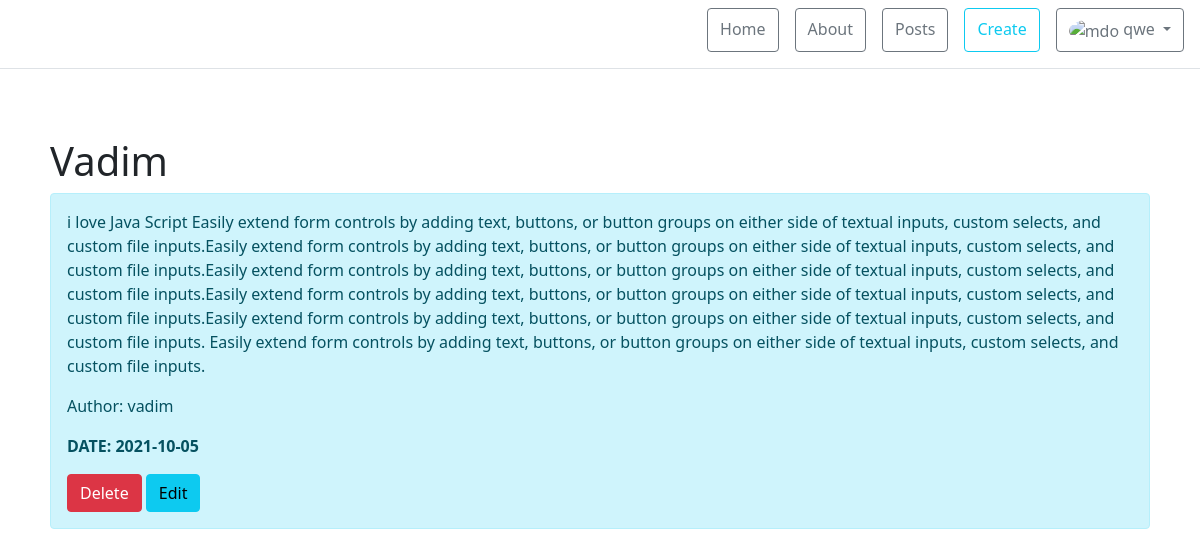
Page /posts/4 (signed in) on the committed database.
### app.py (models this page shows)
class User(db.Model, UserMixin):
    __tablename__ = "user"
    id = db.Column(db.Integer, primary_key=True)
    username = db.Column(db.String(20), nullable=False)
    password = db.Column(db.String(50), nullable=False)

class Article(db.Model):
    __tablename__ = "article"
    id = db.Column(db.Integer, primary_key=True)
    title = db.Column(db.String(300), nullable=False)
    intro = db.Column(db.String(300), nullable=False)
    text = db.Column(db.Text, nullable=False)
    date = db.Column(db.DateTime, default=datetime.utcnow)
    author = db.Column(db.String(20), nullable=False)

### app.py (the view)
@app.route('/posts/<int:id>')
def posts_detail(id):
    article = Article.query.get(id)
    return render_template('posts_detail.html', article=article)

### app.py (called while the page is built)
@login_manager.user_loader
def load_user(user_id):
    return User.query.get(int(user_id))

### templates/posts_detail.html (shortened to what this page needs)
{% extends 'base.html' %}
{% block body %}
<div class="container mt-5 word-br">
    <h1>{{article.title}}</h1>
    <div class="alert alert-info">
        <p>{{article.text}}</p>
        <p>Author: {{article.author}}</p>
        <p><b>DATE: {{article.date.date()}}</b></p>
        {% if current_user.username|length > 0%}
        <a href="/posts/{{article.id}}/delete" class="btn btn-danger"> Delete</a>
        <a href="/posts/{{article.id}}/update" class="btn btn-info"> Edit</a>
        {% endif %}
    </div>
</div>
{% endblock %}

### templates/base.html (shortened to what this page needs)
<!DOCTYPE html>
<html lang="en">
<head>
    <link href="https://cdn.jsdelivr.net/npm/bootstrap@5.1.0/dist/css/bootstrap.min.css" rel="stylesheet"
>
    <link rel="stylesheet" href="{{url_for('static', filename='css/signin.css')}}">
    <link rel="stylesheet" href="{{url_for('static', filename='css/style.css')}}">
</head>
<body>
<div>
    <header>
        <div class="d-flex flex-column flex-md-row align-items-center pb-3 mb-4 border-bottom">
            <nav class="d-inline-flex mt-md-2 ms-md-auto">
                <a class="me-3 py-2 btn btn-outline-secondary" href="/">Home</a>
                <a class="me-3 py-2 btn btn-outline-secondary" href="/about">About</a>
                <a class="me-3 py-2 btn btn-outline-secondary" href="/posts">Posts</a>
                {% if current_user.is_authenticated %}
                <a class="me-3 py-2 btn btn-outline-info" href="/create_post">Create</a>
                <div class="dropdown">
                    <a class="me-3 py-2 btn btn-outline-secondary dropdown-toggle" href="#" role="button"
                       id="dropdownMenuLink"
                       data-bs-toggle="dropdown" aria-expanded="false">
                        <img src="https://github.com/sl9site.png" alt="mdo" width="32" height="32"
                             class="rounded-circle">
                        {{current_user.username}}
                    </a>
                </div>
                {%else %}
                <a class="me-3 py-2 btn btn-outline-primary" href="/login">login</a>
                {% endif %}
            </nav>
        </div>
    </header>
    {% block body %}{% endblock %}
</div>
</body>
</html>

### static/css/style.css (style rules this page uses)
body { background: white }
.word-br { word-wrap: break-word; }
.container { padding: 20px; }

### rows in the picture
User: username "qwe"
Article: title "Vadim", text "i love Java Script Easily extend form controls by adding text, buttons, or button groups on either side of textual inputs, custom selects, and custom file inputs.Easily extend form controls by adding text, buttons, or button groups on either side of textual inputs, custom selects, and custom file inputs.Easily extend form controls by adding text, buttons, or button groups on either side of textual inputs, custom selects, and custom file inputs.Easily extend form controls by adding text, buttons, or button groups on either side of textual inputs, custom selects, and custom file inputs.Easily extend form controls by adding text, buttons, or button groups on either side of textual inputs,…", author "vadim", date "2021-10-05"
